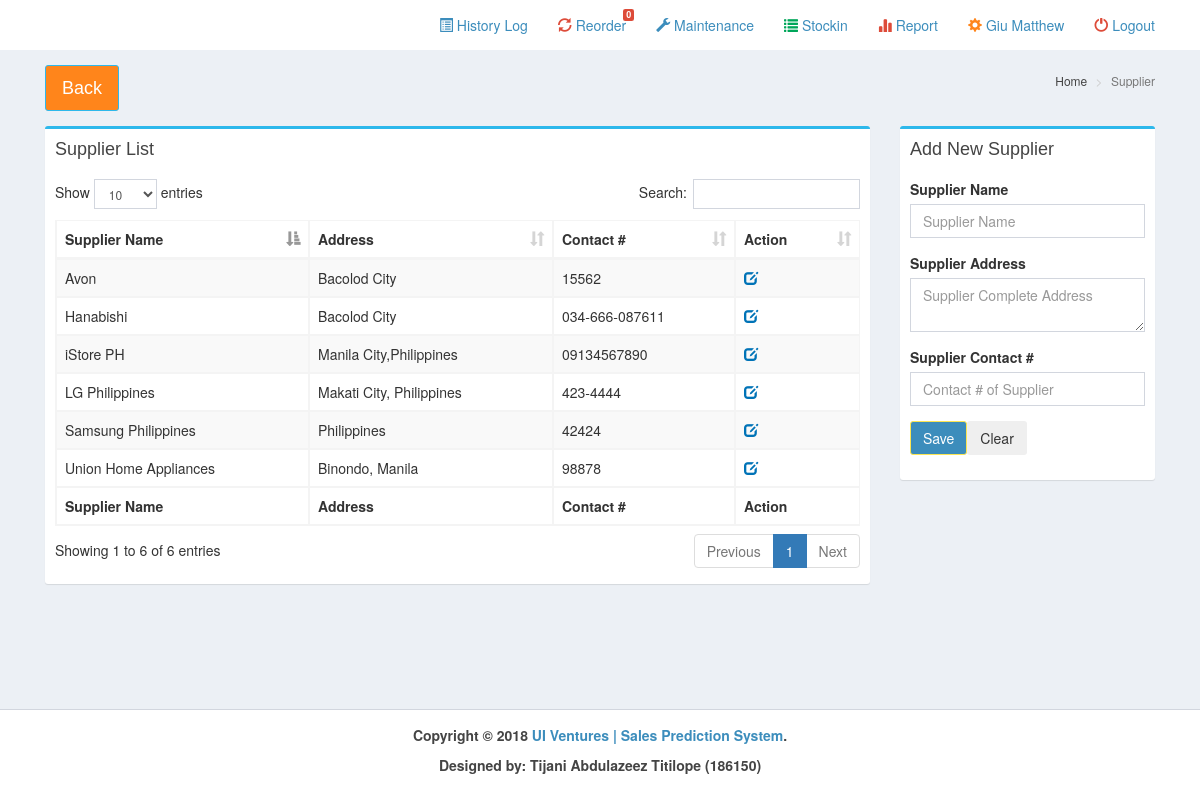
The app's page /pages/supplier.php (signed in), older data.
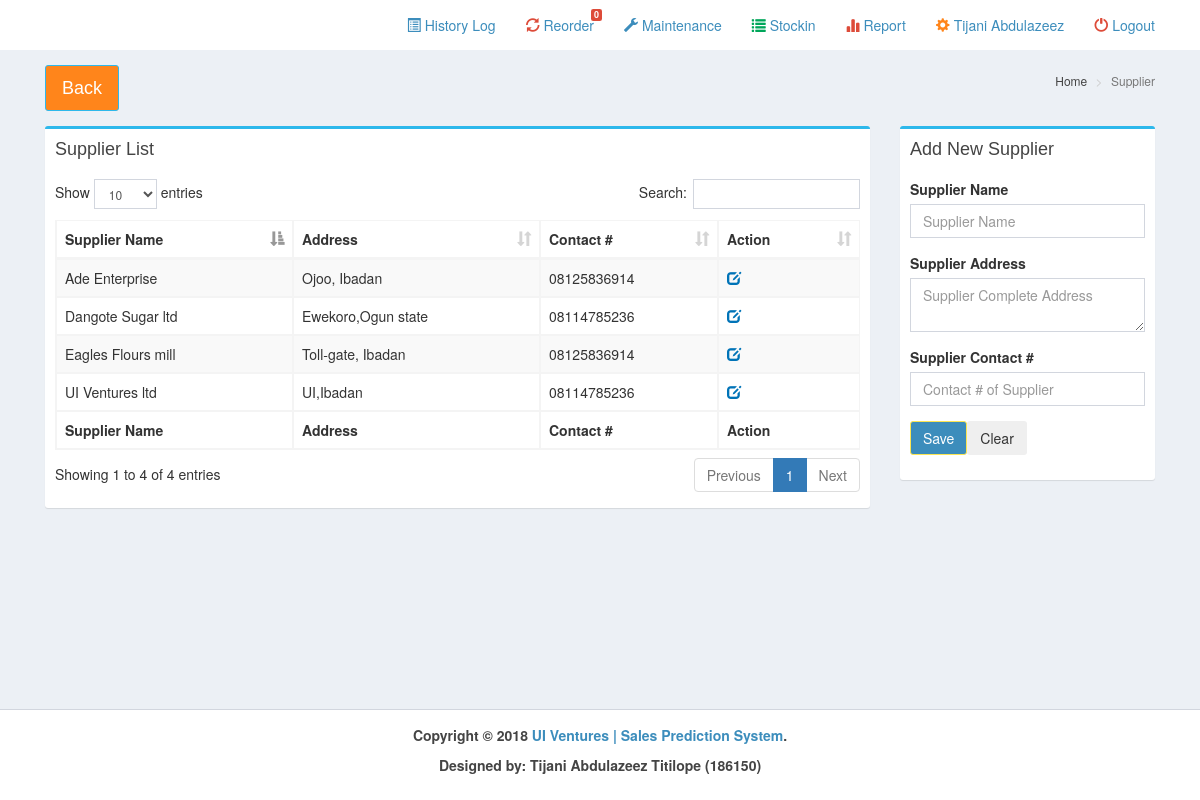
The same page, newer data.
### tables this page shows
CREATE TABLE IF NOT EXISTS `supplier` (
  `supplier_id` int(11) NOT NULL AUTO_INCREMENT,
  `supplier_name` varchar(100) NOT NULL,
  `supplier_address` varchar(300) NOT NULL,
  `supplier_contact` varchar(50) NOT NULL,
  PRIMARY KEY (`supplier_id`)
);

### pages/supplier.php (the view, shortened to what the changed rows need)
<!DOCTYPE html>
<html>
  <head>
    <link rel="stylesheet" href="../bootstrap/css/bootstrap.min.css">
    <link rel="stylesheet" href="../plugins/datatables/dataTables.bootstrap.css">
    <link rel="stylesheet" href="../dist/css/AdminLTE.min.css">
    <link rel="stylesheet" href="../plugins/select2/select2.min.css">
    <link rel="stylesheet" href="../dist/css/skins/_all-skins.min.css">
 </head>
  <body class="hold-transition skin-<?php echo $_SESSION['skin'];?> layout-top-nav">
    <div class="wrapper">
      <?php include('../dist/includes/header.php');
      include('../dist/includes/dbcon.php');
      ?>
      <div class="content-wrapper">
        <div class="container">
          <section class="content-header">
            <h1>
              <a class="btn btn-lg btn-warning" href="home.php">Back</a>
            </h1>
          </section>
          <section class="content">
            <div class="row">
            <div class="col-xs-9">
              <div class="box box-primary">
                <div class="box-header">
                  <h3 class="box-title">Supplier List</h3>
                </div>
                <div class="box-body">
                  <table id="example1" class="table table-bordered table-striped">
                    <thead>
                      <tr>
                        <th>Supplier Name</th>
						            <th>Address</th>
                        <th>Contact #</th>
                        <th>Action</th>
                      </tr>
                    </thead>
                    <tbody>
<?php
		$query=mysqli_query($con,"select * from supplier")or die(mysqli_error());
		while($row=mysqli_fetch_array($query)){
?>
                      <tr>
                        <td><?php echo $row['supplier_name'];?></td>
                        <td><?php echo $row['supplier_address'];?></td>
                        <td><?php echo $row['supplier_contact'];?></td>
                        <td>
				<a href="#updateordinance<?php echo $row['supplier_id'];?>" data-target="#updateordinance<?php echo $row['supplier_id'];?>" data-toggle="modal" style="color:#fff;" class="small-box-footer"><i class="glyphicon glyphicon-edit text-blue"></i></a>
						</td>
                      </tr>
<?php }?>
                    </tbody>
                    <tfoot>
                      <tr>
                        <th>Supplier Name</th>
                        <th>Address</th>
                        <th>Contact #</th>
                        <th>Action</th>
                      </tr>
                    </tfoot>
                  </table>
                </div>
            </div>
          </div>
          </section>
        </div>
      </div>
    </div>
  </body>
</html>

### dist/includes/header.php (shortened to what the changed rows need)
<header class="main-header">
  <nav class="navbar navbar-static-top">
    <div class="container">
        <div class="navbar-custom-menu">
          <ul class="nav navbar-nav">
<li class="">
              <a href="profile.php" class="dropdown-toggle">
                <i class="glyphicon glyphicon-cog text-orange"></i>
                <?php echo $_SESSION['name'];?>
              </a>
            </li>
          </ul>
        </div>
    </div>
  </nav>
</header>

Row changes from the older to the newer data that the page shows:
removed supplier: supplier_name "LG Philippines", supplier_address "Makati City, Philippines", supplier_contact "423-4444"
removed supplier: supplier_name "Union Home Appliances", supplier_address "Binondo, Manila", supplier_contact "98878"
removed supplier: supplier_name "Hanabishi", supplier_address "Bacolod City", supplier_contact "034-666-087611"
removed supplier: supplier_name "Samsung Philippines", supplier_address "Philippines", supplier_contact "42424"
removed supplier: supplier_name "Avon", supplier_address "Bacolod City", supplier_contact "15562"
removed supplier: supplier_name "iStore PH", supplier_address "Manila City,Philippines", supplier_contact "09134567890"
added supplier: supplier_name "UI Ventures ltd", supplier_address "UI,Ibadan", supplier_contact "08114785236"
added supplier: supplier_name "Eagles Flours mill", supplier_address "Toll-gate, Ibadan", supplier_contact "08125836914"
added supplier: supplier_name "Dangote Sugar ltd", supplier_address "Ewekoro,Ogun state", supplier_contact "08114785236"
added supplier: supplier_name "Ade Enterprise", supplier_address "Ojoo, Ibadan", supplier_contact "08125836914"
Text that changed along with them:
$_SESSION['name']: "Giu Matthew" → "Tijani Abdulazeez"
text written by a page script: "Show entries Search: Showing 1 to 6 of 6 entries Previous 1 Next" → "Show entries Search: Showing 1 to 4 of 4 entries Previous 1 Next"
